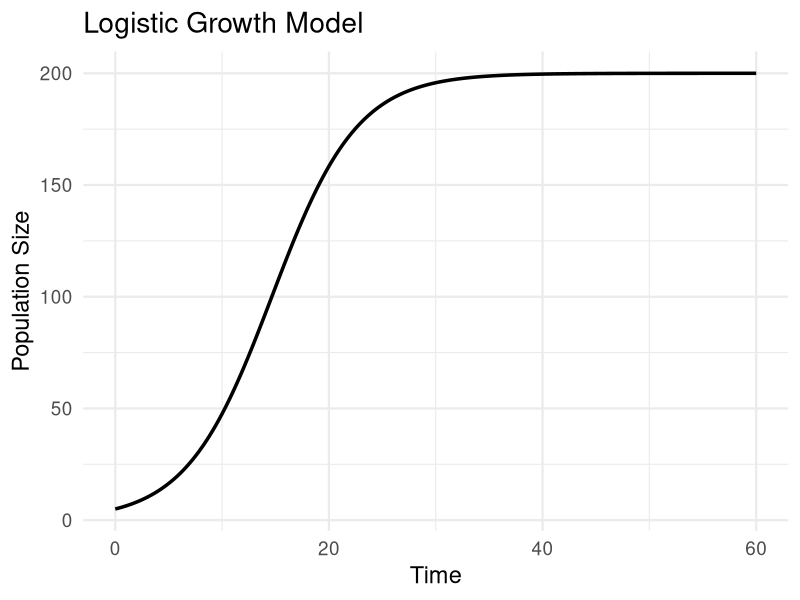

Generate this figure with R:
# Logistic Growth and Functions
# Solution to homework 5
# P. Alexander Burnham
# 4 February 2026


# Begin Creating Functions Here
#----------------------------------------------------#



# LOGISTIC GROWTH FUNCTION
######################################################
# Function Name: logistic_growth
#
# Purpose:
#   Simulates continuous-time logistic population growth using the
#   closed-form solution to the logistic differential equation.
#   Returns a tidy dataframe suitable for plotting or further analysis.
#
# Inputs:
#   N0 (numeric)  : Initial population size at time t = 0
#   r  (numeric)  : Intrinsic growth rate
#   K  (numeric)  : Carrying capacity
#   t_max (numeric) : Maximum simulation time
#   dt (numeric)  : Time step used to generate the time vector
#
# Output:
#   data.frame containing:
#     time (numeric)        : Time values from 0 to t_max
#     population (numeric)  : Population size N(t) at each time
#     N0 (numeric)          : Initial population parameter used
#     r (numeric)           : Growth rate parameter used
#     K (numeric)           : Carrying capacity parameter used
######################################################
logistic_growth <- function(
  N0 = 10,
  r  = 0.3,
  K  = 100,
  t_max = 50,
  dt = 0.1
){
  
  # time vector
  time <- seq(0, t_max, by = dt)
  
  # logistic equation (closed-form solution)
  N <- K / (1 + ((K - N0) / N0) * exp(-r * time))
  
  # return tidy dataframe
  data.frame(
    time = time,
    population = N,
    N0 = N0,
    r = r,
    K = K
  )
}
######################################################
# END FUNCTION



# PLOTTING FUNCTION
######################################################
# Function Name: growth_plotter
#
# Purpose:
#   Creates a ggplot visualization of population growth over time
#   using the dataframe produced by logistic_growth().
#
# Inputs:
#   data (data.frame) :
#     Must contain columns named:
#       time (numeric)
#       population (numeric)
#
# Output:
#   ggplot object showing population vs time.
#   The plot is printed to the plotting window.
######################################################
growth_plotter <- function(data){

  library(ggplot2)
  
  ggplot(data, aes(x = time, y = population)) +
    geom_line(size = 1.2) +
    labs(
      title = "Logistic Growth Model",
      x = "Time",
      y = "Population Size"
    ) +
    theme_minimal(base_size = 17)
}
######################################################




# Driver Section of Script
#----------------------------------------------------#

# run the model with required parms
df <- logistic_growth(
  N0 = 5,
  r  = 0.25,
  K  = 200,
  t_max = 60
)

# plot the output df
growth_plotter(data = df)
